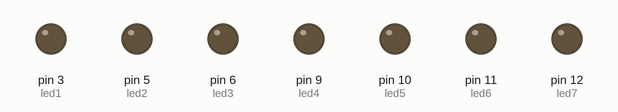
Simulated run of this sketch. Board: Arduino Uno, built with avr-gcc and run on an emulated ATmega328P. Shown: output pins drawn as LEDs (lit = HIGH).

Above: at 0.05 s.
At 2.25 s:
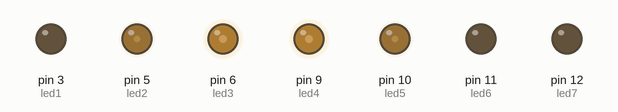
At 4.5 s:
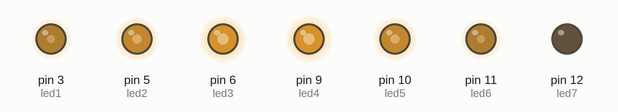
At 6.75 s:
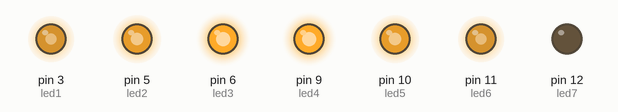
At 7.85 s:
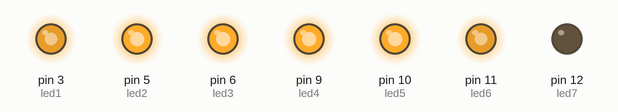
At 9.0 s:
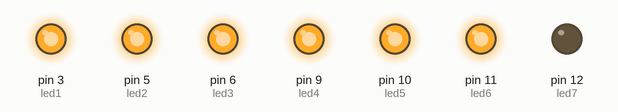
Timing chart, 0 to 11.7 s (numbered marks = the images above):
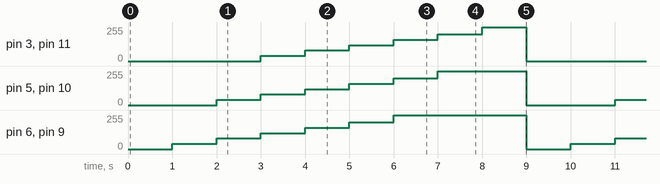

Measured:
- by itself, pin 6 (led3), pin 9 (led4): repeats every 9.0 s: 80/255 1.0 s, 120/255 1.0 s, 160/255 1.0 s, 200/255 1.0 s, 255/255 3.0 s, 0/255 1.0 s, 40/255 1.0 s
- by itself, pin 3 (led1), pin 11 (led6): repeats every 9.0 s: 80/255 1.0 s, 120/255 1.0 s, 160/255 1.0 s, 200/255 1.0 s, 255/255 1.0 s, 0/255 3.0 s, 40/255 1.0 s

The sketch:

Programa_3.ino
```cpp
/************************************************************************
**                                                                     **
**                             TITOL:Programa_3                        **
**                                                                     **
**                                                                     **
**   Nom : Yassine hakar                             DATA: 02/03/2017  **
************************************************************************/
//********** Includes ***************************************************

//********** Variables **************************************************

const int led1 = 3;
const int led2 = 5;
const int led3 = 6;
const int led4 = 9;
const int led5 = 10;
const int led6 = 11;
const int led7 = 12;

 int velocitat = 1000;

//********** Setup *******************************************************
void setup()
{

     pinMode(led1, OUTPUT);
     pinMode(led2, OUTPUT);
     pinMode(led3, OUTPUT);
     pinMode(led4, OUTPUT);
     pinMode(led5, OUTPUT);
     pinMode(led6, OUTPUT);
     pinMode(led7, OUTPUT);

}

//********** Loop ********************************************************
void loop() {


  analogWrite(led1,0);
  analogWrite(led2,0);
  analogWrite(led3,0);
  analogWrite(led4,0);
  analogWrite(led5,0);
  analogWrite(led6,0);


 delay(velocitat);


  analogWrite(led1,0);
  analogWrite(led2,0);
  analogWrite(led3,40);
  analogWrite(led4,40);
  analogWrite(led5,0);
  analogWrite(led6,0);


 delay(velocitat);

  analogWrite(led1,0);
  analogWrite(led2,40);
  analogWrite(led3,80);
  analogWrite(led4,80);
  analogWrite(led5,40);
  analogWrite(led6,0);


 delay(velocitat);

  analogWrite(led1,40);
  analogWrite(led2,80);
  analogWrite(led3,120);
  analogWrite(led4,120);
  analogWrite(led5,80);
  analogWrite(led6,40);


 delay(velocitat);

  analogWrite(led1,80);
  analogWrite(led2,120);
  analogWrite(led3,160);
  analogWrite(led4,160);
  analogWrite(led5,120);
  analogWrite(led6,80);


 delay(velocitat);

  analogWrite(led1,120);
  analogWrite(led2,160);
  analogWrite(led3,200);
  analogWrite(led4,200);
  analogWrite(led5,160);
  analogWrite(led6,120);


 delay(velocitat);

  analogWrite(led1,160);
  analogWrite(led2,200);
  analogWrite(led3,255);
  analogWrite(led4,255);
  analogWrite(led5,200);
  analogWrite(led6,160);


 delay(velocitat);

  analogWrite(led1,200);
  analogWrite(led2,255);
  analogWrite(led3,255);
  analogWrite(led4,255);
  analogWrite(led5,255);
  analogWrite(led6,200);


 delay(velocitat);


  analogWrite(led1,255);
  analogWrite(led2,255);
  analogWrite(led3,255);
  analogWrite(led4,255);
  analogWrite(led5,255);
  analogWrite(led6,255);


 delay(velocitat);

  }
//*********************************************************************************
```
